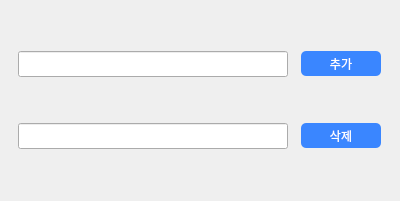
<?xml version="1.0" encoding="UTF-8"?>
<ui version="4.0">
 <class>Dialog</class>
 <widget class="QDialog" name="Dialog">
  <property name="enabled">
   <bool>true</bool>
  </property>
  <property name="geometry">
   <rect>
    <x>0</x>
    <y>0</y>
    <width>400</width>
    <height>201</height>
   </rect>
  </property>
  <property name="sizePolicy">
   <sizepolicy hsizetype="Maximum" vsizetype="Preferred">
    <horstretch>0</horstretch>
    <verstretch>0</verstretch>
   </sizepolicy>
  </property>
  <property name="minimumSize">
   <size>
    <width>400</width>
    <height>201</height>
   </size>
  </property>
  <property name="maximumSize">
   <size>
    <width>16777215</width>
    <height>201</height>
   </size>
  </property>
  <property name="windowTitle">
   <string>Dialog</string>
  </property>
  <property name="styleSheet">
   <string notr="true">QPushButton{
	color: white;
	background-color: rgb(58, 134, 255);
	border-radius: 5px;
}
#Dialog{
	background:url(&quot;C:/Users/mysky/Desktop/Github/python_work/pythonPro/배경2.jpg&quot;)
}</string>
  </property>
  <property name="sizeGripEnabled">
   <bool>false</bool>
  </property>
  <property name="modal">
   <bool>false</bool>
  </property>
  <layout class="QGridLayout" name="gridLayout">
   <item row="0" column="0">
    <widget class="QLineEdit" name="lineEdit">
     <property name="sizePolicy">
      <sizepolicy hsizetype="Fixed" vsizetype="Fixed">
       <horstretch>0</horstretch>
       <verstretch>0</verstretch>
      </sizepolicy>
     </property>
     <property name="minimumSize">
      <size>
       <width>270</width>
       <height>26</height>
      </size>
     </property>
     <property name="baseSize">
      <size>
       <width>0</width>
       <height>0</height>
      </size>
     </property>
    </widget>
   </item>
   <item row="0" column="1">
    <widget class="QPushButton" name="pushButton">
     <property name="sizePolicy">
      <sizepolicy hsizetype="Fixed" vsizetype="Fixed">
       <horstretch>40</horstretch>
       <verstretch>70</verstretch>
      </sizepolicy>
     </property>
     <property name="minimumSize">
      <size>
       <width>80</width>
       <height>25</height>
      </size>
     </property>
     <property name="text">
      <string>추가</string>
     </property>
    </widget>
   </item>
   <item row="1" column="0">
    <widget class="QLineEdit" name="lineEdit_2">
     <property name="enabled">
      <bool>true</bool>
     </property>
     <property name="sizePolicy">
      <sizepolicy hsizetype="Minimum" vsizetype="Maximum">
       <horstretch>150</horstretch>
       <verstretch>70</verstretch>
      </sizepolicy>
     </property>
     <property name="minimumSize">
      <size>
       <width>270</width>
       <height>26</height>
      </size>
     </property>
     <property name="layoutDirection">
      <enum>Qt::LeftToRight</enum>
     </property>
    </widget>
   </item>
   <item row="1" column="1">
    <widget class="QPushButton" name="pushButton_2">
     <property name="sizePolicy">
      <sizepolicy hsizetype="Fixed" vsizetype="Fixed">
       <horstretch>0</horstretch>
       <verstretch>0</verstretch>
      </sizepolicy>
     </property>
     <property name="minimumSize">
      <size>
       <width>80</width>
       <height>25</height>
      </size>
     </property>
     <property name="text">
      <string>삭제</string>
     </property>
    </widget>
   </item>
  </layout>
 </widget>
 <resources/>
 <connections/>
</ui>
